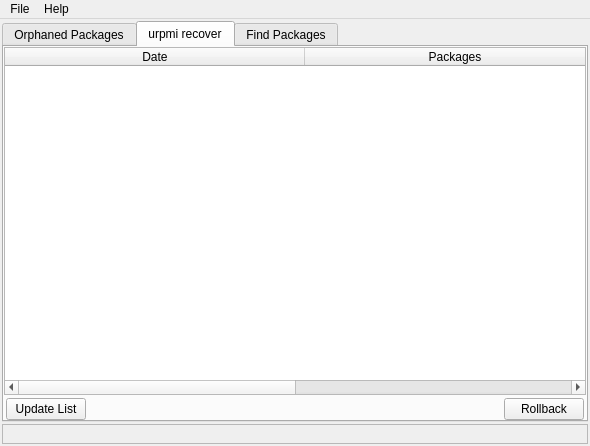
<?xml version="1.0" encoding="UTF-8"?>
<ui version="4.0">
 <class>qt4urpm</class>
 <widget class="QMainWindow" name="qt4urpm">
  <property name="geometry">
   <rect>
    <x>0</x>
    <y>0</y>
    <width>590</width>
    <height>446</height>
   </rect>
  </property>
  <property name="sizePolicy">
   <sizepolicy hsizetype="MinimumExpanding" vsizetype="MinimumExpanding">
    <horstretch>1</horstretch>
    <verstretch>1</verstretch>
   </sizepolicy>
  </property>
  <property name="minimumSize">
   <size>
    <width>555</width>
    <height>380</height>
   </size>
  </property>
  <property name="maximumSize">
   <size>
    <width>16777215</width>
    <height>16777215</height>
   </size>
  </property>
  <property name="sizeIncrement">
   <size>
    <width>1</width>
    <height>1</height>
   </size>
  </property>
  <property name="mouseTracking">
   <bool>true</bool>
  </property>
  <property name="windowTitle">
   <string>qt4urpm</string>
  </property>
  <property name="windowIcon">
   <iconset>
    <normaloff>/usr/share/icons/oxygen/256x256/mimetypes/application-x-rpm.png</normaloff>/usr/share/icons/oxygen/256x256/mimetypes/application-x-rpm.png</iconset>
  </property>
  <property name="locale">
   <locale language="English" country="UnitedStates"/>
  </property>
  <widget class="QWidget" name="centralWidget">
   <property name="sizePolicy">
    <sizepolicy hsizetype="Maximum" vsizetype="Maximum">
     <horstretch>1</horstretch>
     <verstretch>1</verstretch>
    </sizepolicy>
   </property>
   <property name="minimumSize">
    <size>
     <width>555</width>
     <height>358</height>
    </size>
   </property>
   <property name="sizeIncrement">
    <size>
     <width>1</width>
     <height>1</height>
    </size>
   </property>
   <property name="baseSize">
    <size>
     <width>1</width>
     <height>1</height>
    </size>
   </property>
   <property name="mouseTracking">
    <bool>true</bool>
   </property>
   <layout class="QVBoxLayout" name="verticalLayout_2">
    <item>
     <widget class="QTabWidget" name="tabWidget">
      <property name="sizePolicy">
       <sizepolicy hsizetype="Expanding" vsizetype="Expanding">
        <horstretch>1</horstretch>
        <verstretch>1</verstretch>
       </sizepolicy>
      </property>
      <property name="minimumSize">
       <size>
        <width>555</width>
        <height>335</height>
       </size>
      </property>
      <property name="sizeIncrement">
       <size>
        <width>1</width>
        <height>1</height>
       </size>
      </property>
      <property name="baseSize">
       <size>
        <width>1</width>
        <height>1</height>
       </size>
      </property>
      <property name="tabPosition">
       <enum>QTabWidget::North</enum>
      </property>
      <property name="tabShape">
       <enum>QTabWidget::Rounded</enum>
      </property>
      <property name="currentIndex">
       <number>1</number>
      </property>
      <widget class="QWidget" name="tab_orphaned">
       <property name="sizePolicy">
        <sizepolicy hsizetype="Expanding" vsizetype="Expanding">
         <horstretch>1</horstretch>
         <verstretch>1</verstretch>
        </sizepolicy>
       </property>
       <property name="minimumSize">
        <size>
         <width>555</width>
         <height>320</height>
        </size>
       </property>
       <property name="sizeIncrement">
        <size>
         <width>1</width>
         <height>1</height>
        </size>
       </property>
       <attribute name="icon">
        <iconset>
         <normaloff>/usr/share/icons/packaging_section.png</normaloff>/usr/share/icons/packaging_section.png</iconset>
       </attribute>
       <attribute name="title">
        <string>Orphaned Packages</string>
       </attribute>
       <layout class="QVBoxLayout" name="verticalLayout">
        <property name="spacing">
         <number>3</number>
        </property>
        <property name="sizeConstraint">
         <enum>QLayout::SetMinAndMaxSize</enum>
        </property>
        <property name="leftMargin">
         <number>0</number>
        </property>
        <property name="topMargin">
         <number>0</number>
        </property>
        <property name="rightMargin">
         <number>0</number>
        </property>
        <property name="bottomMargin">
         <number>0</number>
        </property>
        <item>
         <widget class="QTableWidget" name="orph_results">
          <property name="sizePolicy">
           <sizepolicy hsizetype="Expanding" vsizetype="Expanding">
            <horstretch>1</horstretch>
            <verstretch>1</verstretch>
           </sizepolicy>
          </property>
          <property name="minimumSize">
           <size>
            <width>550</width>
            <height>255</height>
           </size>
          </property>
          <property name="sizeIncrement">
           <size>
            <width>1</width>
            <height>1</height>
           </size>
          </property>
          <property name="baseSize">
           <size>
            <width>0</width>
            <height>0</height>
           </size>
          </property>
          <property name="mouseTracking">
           <bool>true</bool>
          </property>
          <property name="locale">
           <locale language="English" country="UnitedStates"/>
          </property>
          <attribute name="horizontalHeaderHighlightSections">
           <bool>false</bool>
          </attribute>
          <attribute name="horizontalHeaderMinimumSectionSize">
           <number>100</number>
          </attribute>
          <column>
           <property name="text">
            <string>Name</string>
           </property>
          </column>
         </widget>
        </item>
        <item>
         <layout class="QHBoxLayout" name="orph_horizontalLayout">
          <property name="spacing">
           <number>3</number>
          </property>
          <property name="sizeConstraint">
           <enum>QLayout::SetMinAndMaxSize</enum>
          </property>
          <property name="leftMargin">
           <number>2</number>
          </property>
          <property name="rightMargin">
           <number>2</number>
          </property>
          <item>
           <widget class="QPushButton" name="orph_search">
            <property name="sizePolicy">
             <sizepolicy hsizetype="Fixed" vsizetype="Fixed">
              <horstretch>0</horstretch>
              <verstretch>0</verstretch>
             </sizepolicy>
            </property>
            <property name="minimumSize">
             <size>
              <width>0</width>
              <height>20</height>
             </size>
            </property>
            <property name="locale">
             <locale language="English" country="UnitedStates"/>
            </property>
            <property name="text">
             <string>Update List</string>
            </property>
           </widget>
          </item>
          <item>
           <spacer name="orph_horizontalSpacer">
            <property name="orientation">
             <enum>Qt::Horizontal</enum>
            </property>
            <property name="sizeHint" stdset="0">
             <size>
              <width>40</width>
              <height>20</height>
             </size>
            </property>
           </spacer>
          </item>
          <item>
           <widget class="QPushButton" name="orph_notOrphaned">
            <property name="sizePolicy">
             <sizepolicy hsizetype="Fixed" vsizetype="Fixed">
              <horstretch>0</horstretch>
              <verstretch>0</verstretch>
             </sizepolicy>
            </property>
            <property name="minimumSize">
             <size>
              <width>0</width>
              <height>20</height>
             </size>
            </property>
            <property name="locale">
             <locale language="English" country="UnitedStates"/>
            </property>
            <property name="text">
             <string>Not Orphaned</string>
            </property>
           </widget>
          </item>
          <item>
           <widget class="QPushButton" name="orph_remove">
            <property name="sizePolicy">
             <sizepolicy hsizetype="Fixed" vsizetype="Fixed">
              <horstretch>0</horstretch>
              <verstretch>0</verstretch>
             </sizepolicy>
            </property>
            <property name="minimumSize">
             <size>
              <width>0</width>
              <height>20</height>
             </size>
            </property>
            <property name="locale">
             <locale language="English" country="UnitedStates"/>
            </property>
            <property name="text">
             <string>Remove</string>
            </property>
           </widget>
          </item>
         </layout>
        </item>
       </layout>
      </widget>
      <widget class="QWidget" name="tab_rollback">
       <property name="sizePolicy">
        <sizepolicy hsizetype="Expanding" vsizetype="Expanding">
         <horstretch>1</horstretch>
         <verstretch>1</verstretch>
        </sizepolicy>
       </property>
       <property name="minimumSize">
        <size>
         <width>555</width>
         <height>320</height>
        </size>
       </property>
       <property name="sizeIncrement">
        <size>
         <width>1</width>
         <height>1</height>
        </size>
       </property>
       <attribute name="icon">
        <iconset>
         <normaloff>/usr/share/icons/packaging_section.png</normaloff>/usr/share/icons/packaging_section.png</iconset>
       </attribute>
       <attribute name="title">
        <string>urpmi recover</string>
       </attribute>
       <layout class="QVBoxLayout" name="verticalLayout_31">
        <property name="spacing">
         <number>3</number>
        </property>
        <property name="sizeConstraint">
         <enum>QLayout::SetMinAndMaxSize</enum>
        </property>
        <property name="leftMargin">
         <number>0</number>
        </property>
        <property name="topMargin">
         <number>0</number>
        </property>
        <property name="rightMargin">
         <number>0</number>
        </property>
        <property name="bottomMargin">
         <number>0</number>
        </property>
        <item>
         <widget class="QTableWidget" name="recover_list_transactions">
          <property name="sizePolicy">
           <sizepolicy hsizetype="Expanding" vsizetype="Expanding">
            <horstretch>1</horstretch>
            <verstretch>1</verstretch>
           </sizepolicy>
          </property>
          <property name="minimumSize">
           <size>
            <width>550</width>
            <height>255</height>
           </size>
          </property>
          <property name="sizeIncrement">
           <size>
            <width>1</width>
            <height>1</height>
           </size>
          </property>
          <property name="baseSize">
           <size>
            <width>0</width>
            <height>0</height>
           </size>
          </property>
          <property name="mouseTracking">
           <bool>true</bool>
          </property>
          <property name="locale">
           <locale language="English" country="UnitedStates"/>
          </property>
          <property name="selectionMode">
           <enum>QAbstractItemView::SingleSelection</enum>
          </property>
          <property name="selectionBehavior">
           <enum>QAbstractItemView::SelectRows</enum>
          </property>
          <attribute name="horizontalHeaderCascadingSectionResizes">
           <bool>true</bool>
          </attribute>
          <attribute name="horizontalHeaderDefaultSectionSize">
           <number>300</number>
          </attribute>
          <attribute name="horizontalHeaderHighlightSections">
           <bool>true</bool>
          </attribute>
          <attribute name="horizontalHeaderMinimumSectionSize">
           <number>300</number>
          </attribute>
          <attribute name="verticalHeaderCascadingSectionResizes">
           <bool>true</bool>
          </attribute>
          <attribute name="verticalHeaderDefaultSectionSize">
           <number>60</number>
          </attribute>
          <column>
           <property name="text">
            <string>Date</string>
           </property>
          </column>
          <column>
           <property name="text">
            <string>Packages</string>
           </property>
          </column>
         </widget>
        </item>
        <item>
         <layout class="QHBoxLayout" name="trs_horizontalLayout">
          <property name="spacing">
           <number>3</number>
          </property>
          <property name="sizeConstraint">
           <enum>QLayout::SetMinAndMaxSize</enum>
          </property>
          <property name="leftMargin">
           <number>2</number>
          </property>
          <property name="rightMargin">
           <number>2</number>
          </property>
          <item>
           <widget class="QPushButton" name="trs_update">
            <property name="sizePolicy">
             <sizepolicy hsizetype="Fixed" vsizetype="Fixed">
              <horstretch>0</horstretch>
              <verstretch>0</verstretch>
             </sizepolicy>
            </property>
            <property name="minimumSize">
             <size>
              <width>0</width>
              <height>20</height>
             </size>
            </property>
            <property name="locale">
             <locale language="English" country="UnitedStates"/>
            </property>
            <property name="text">
             <string>Update List</string>
            </property>
           </widget>
          </item>
          <item>
           <spacer name="trs_horizontalSpacer">
            <property name="orientation">
             <enum>Qt::Horizontal</enum>
            </property>
            <property name="sizeHint" stdset="0">
             <size>
              <width>40</width>
              <height>20</height>
             </size>
            </property>
           </spacer>
          </item>
          <item>
           <widget class="QPushButton" name="trs_rollback">
            <property name="sizePolicy">
             <sizepolicy hsizetype="Fixed" vsizetype="Fixed">
              <horstretch>0</horstretch>
              <verstretch>0</verstretch>
             </sizepolicy>
            </property>
            <property name="minimumSize">
             <size>
              <width>0</width>
              <height>20</height>
             </size>
            </property>
            <property name="toolTip">
             <string>&lt;html&gt;&lt;head/&gt;&lt;body&gt;&lt;p&gt;Rollback all transactions starting from the selected one.&lt;/p&gt;&lt;/body&gt;&lt;/html&gt;</string>
            </property>
            <property name="locale">
             <locale language="English" country="UnitedStates"/>
            </property>
            <property name="text">
             <string>Rollback</string>
            </property>
           </widget>
          </item>
         </layout>
        </item>
       </layout>
      </widget>
      <widget class="QWidget" name="tab_find">
       <property name="sizePolicy">
        <sizepolicy hsizetype="Expanding" vsizetype="Expanding">
         <horstretch>1</horstretch>
         <verstretch>1</verstretch>
        </sizepolicy>
       </property>
       <property name="minimumSize">
        <size>
         <width>555</width>
         <height>320</height>
        </size>
       </property>
       <property name="sizeIncrement">
        <size>
         <width>1</width>
         <height>1</height>
        </size>
       </property>
       <attribute name="icon">
        <iconset>
         <normaloff>/usr/share/icons/rpmdrake.png</normaloff>/usr/share/icons/rpmdrake.png</iconset>
       </attribute>
       <attribute name="title">
        <string>Find Packages</string>
       </attribute>
       <layout class="QVBoxLayout" name="verticalLayout_3">
        <item>
         <widget class="QLabel" name="find_label1">
          <property name="text">
           <string>Search for packages that contain file:</string>
          </property>
         </widget>
        </item>
        <item>
         <layout class="QHBoxLayout" name="find_horizontalLayout">
          <property name="leftMargin">
           <number>2</number>
          </property>
          <property name="rightMargin">
           <number>2</number>
          </property>
          <item>
           <widget class="QLineEdit" name="find_lineEdit">
            <property name="minimumSize">
             <size>
              <width>390</width>
              <height>0</height>
             </size>
            </property>
           </widget>
          </item>
          <item>
           <spacer name="find_horizontalSpacer">
            <property name="orientation">
             <enum>Qt::Horizontal</enum>
            </property>
            <property name="sizeType">
             <enum>QSizePolicy::Preferred</enum>
            </property>
            <property name="sizeHint" stdset="0">
             <size>
              <width>5</width>
              <height>20</height>
             </size>
            </property>
           </spacer>
          </item>
          <item>
           <widget class="QPushButton" name="find_search">
            <property name="text">
             <string>Search</string>
            </property>
           </widget>
          </item>
         </layout>
        </item>
        <item>
         <widget class="QTableWidget" name="find_results">
          <property name="sizePolicy">
           <sizepolicy hsizetype="Expanding" vsizetype="Expanding">
            <horstretch>1</horstretch>
            <verstretch>1</verstretch>
           </sizepolicy>
          </property>
          <property name="minimumSize">
           <size>
            <width>550</width>
            <height>228</height>
           </size>
          </property>
          <property name="sizeIncrement">
           <size>
            <width>1</width>
            <height>1</height>
           </size>
          </property>
          <column>
           <property name="text">
            <string>Name</string>
           </property>
          </column>
         </widget>
        </item>
        <item>
         <layout class="QHBoxLayout" name="find_horizontalLayout2">
          <property name="spacing">
           <number>3</number>
          </property>
          <property name="leftMargin">
           <number>2</number>
          </property>
          <property name="rightMargin">
           <number>2</number>
          </property>
          <item>
           <spacer name="find_horizontalSpacer2">
            <property name="orientation">
             <enum>Qt::Horizontal</enum>
            </property>
            <property name="sizeHint" stdset="0">
             <size>
              <width>40</width>
              <height>20</height>
             </size>
            </property>
           </spacer>
          </item>
          <item>
           <widget class="QPushButton" name="find_install">
            <property name="text">
             <string>Install</string>
            </property>
           </widget>
          </item>
         </layout>
        </item>
       </layout>
      </widget>
     </widget>
    </item>
    <item>
     <widget class="QLabel" name="urpm_status">
      <property name="sizePolicy">
       <sizepolicy hsizetype="Expanding" vsizetype="Fixed">
        <horstretch>0</horstretch>
        <verstretch>20</verstretch>
       </sizepolicy>
      </property>
      <property name="minimumSize">
       <size>
        <width>540</width>
        <height>20</height>
       </size>
      </property>
      <property name="sizeIncrement">
       <size>
        <width>1</width>
        <height>1</height>
       </size>
      </property>
      <property name="frameShape">
       <enum>QFrame::StyledPanel</enum>
      </property>
      <property name="text">
       <string/>
      </property>
      <property name="alignment">
       <set>Qt::AlignRight|Qt::AlignTrailing|Qt::AlignVCenter</set>
      </property>
     </widget>
    </item>
   </layout>
  </widget>
  <widget class="QMenuBar" name="menuBar">
   <property name="geometry">
    <rect>
     <x>0</x>
     <y>0</y>
     <width>590</width>
     <height>19</height>
    </rect>
   </property>
   <property name="locale">
    <locale language="English" country="UnitedStates"/>
   </property>
   <widget class="QMenu" name="menuFile">
    <property name="locale">
     <locale language="English" country="UnitedStates"/>
    </property>
    <property name="title">
     <string>File</string>
    </property>
    <addaction name="actionQuit"/>
   </widget>
   <widget class="QMenu" name="menuHelp">
    <property name="title">
     <string>Help</string>
    </property>
    <addaction name="actionHelp"/>
    <addaction name="separator"/>
    <addaction name="actionAbout_qt4urpm"/>
    <addaction name="actionAbout_Qt4"/>
   </widget>
   <addaction name="menuFile"/>
   <addaction name="menuHelp"/>
  </widget>
  <action name="actionQuit">
   <property name="icon">
    <iconset>
     <normaloff>/usr/share/icons/oxygen/16x16/actions/application-exit.png</normaloff>/usr/share/icons/oxygen/16x16/actions/application-exit.png</iconset>
   </property>
   <property name="text">
    <string>Quit</string>
   </property>
  </action>
  <action name="actionAbout_qt4urpm">
   <property name="icon">
    <iconset>
     <normaloff>/usr/share/icons/mandrivaupdate.png</normaloff>/usr/share/icons/mandrivaupdate.png</iconset>
   </property>
   <property name="text">
    <string>About qt4urpm</string>
   </property>
   <property name="toolTip">
    <string>About qt4urpm</string>
   </property>
  </action>
  <action name="actionAbout_Qt4">
   <property name="icon">
    <iconset>
     <normaloff>/usr/share/icons/code_generator_section.png</normaloff>/usr/share/icons/code_generator_section.png</iconset>
   </property>
   <property name="text">
    <string>About Qt4</string>
   </property>
  </action>
  <action name="actionHelp">
   <property name="icon">
    <iconset>
     <normaloff>/usr/share/icons/oxygen/16x16/actions/help-contents.png</normaloff>/usr/share/icons/oxygen/16x16/actions/help-contents.png</iconset>
   </property>
   <property name="text">
    <string>Help</string>
   </property>
  </action>
 </widget>
 <layoutdefault spacing="2" margin="2"/>
 <resources/>
 <connections>
  <connection>
   <sender>actionQuit</sender>
   <signal>triggered()</signal>
   <receiver>qt4urpm</receiver>
   <slot>close()</slot>
   <hints>
    <hint type="sourcelabel">
     <x>-1</x>
     <y>-1</y>
    </hint>
    <hint type="destinationlabel">
     <x>209</x>
     <y>176</y>
    </hint>
   </hints>
  </connection>
  <connection>
   <sender>actionAbout_qt4urpm</sender>
   <signal>triggered()</signal>
   <receiver>qt4urpm</receiver>
   <slot>showAbout()</slot>
   <hints>
    <hint type="sourcelabel">
     <x>-1</x>
     <y>-1</y>
    </hint>
    <hint type="destinationlabel">
     <x>20</x>
     <y>20</y>
    </hint>
   </hints>
  </connection>
  <connection>
   <sender>actionHelp</sender>
   <signal>triggered()</signal>
   <receiver>qt4urpm</receiver>
   <slot>showHelp()</slot>
   <hints>
    <hint type="sourcelabel">
     <x>-1</x>
     <y>-1</y>
    </hint>
    <hint type="destinationlabel">
     <x>20</x>
     <y>20</y>
    </hint>
   </hints>
  </connection>
  <connection>
   <sender>actionAbout_Qt4</sender>
   <signal>triggered()</signal>
   <receiver>qt4urpm</receiver>
   <slot>showAboutQt()</slot>
   <hints>
    <hint type="sourcelabel">
     <x>-1</x>
     <y>-1</y>
    </hint>
    <hint type="destinationlabel">
     <x>20</x>
     <y>20</y>
    </hint>
   </hints>
  </connection>
 </connections>
</ui>
